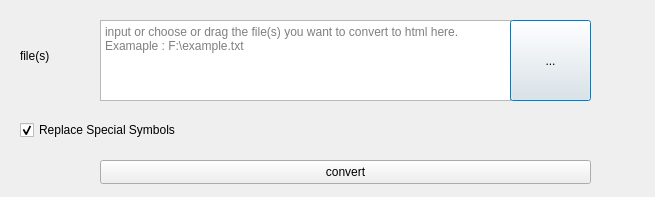
<?xml version="1.0" encoding="UTF-8"?>
<ui version="4.0">
 <class>HtmlConverterDialog</class>
 <widget class="QDialog" name="HtmlConverterDialog">
  <property name="geometry">
   <rect>
    <x>0</x>
    <y>0</y>
    <width>655</width>
    <height>197</height>
   </rect>
  </property>
  <property name="windowTitle">
   <string>Html Converter</string>
  </property>
  <widget class="QLabel" name="label">
   <property name="geometry">
    <rect>
     <x>20</x>
     <y>25</y>
     <width>71</width>
     <height>61</height>
    </rect>
   </property>
   <property name="text">
    <string>file(s)</string>
   </property>
   <property name="wordWrap">
    <bool>true</bool>
   </property>
  </widget>
  <widget class="QTextEdit" name="selectFilesText">
   <property name="geometry">
    <rect>
     <x>100</x>
     <y>20</y>
     <width>411</width>
     <height>81</height>
    </rect>
   </property>
   <property name="toolTip">
    <string/>
   </property>
   <property name="placeholderText">
    <string>input or choose or drag the file(s) you want to convert to html here. Examaple : F:\example.txt</string>
   </property>
  </widget>
  <widget class="QPushButton" name="selectFilesBtn">
   <property name="geometry">
    <rect>
     <x>510</x>
     <y>20</y>
     <width>81</width>
     <height>81</height>
    </rect>
   </property>
   <property name="text">
    <string notr="true">...</string>
   </property>
  </widget>
  <widget class="QPushButton" name="convertBtn">
   <property name="geometry">
    <rect>
     <x>100</x>
     <y>160</y>
     <width>491</width>
     <height>24</height>
    </rect>
   </property>
   <property name="text">
    <string>convert</string>
   </property>
  </widget>
  <widget class="QCheckBox" name="replaceCheckBox">
   <property name="geometry">
    <rect>
     <x>20</x>
     <y>120</y>
     <width>571</width>
     <height>20</height>
    </rect>
   </property>
   <property name="text">
    <string>Replace Special Symbols</string>
   </property>
   <property name="checked">
    <bool>true</bool>
   </property>
  </widget>
 </widget>
 <resources/>
 <connections/>
</ui>
